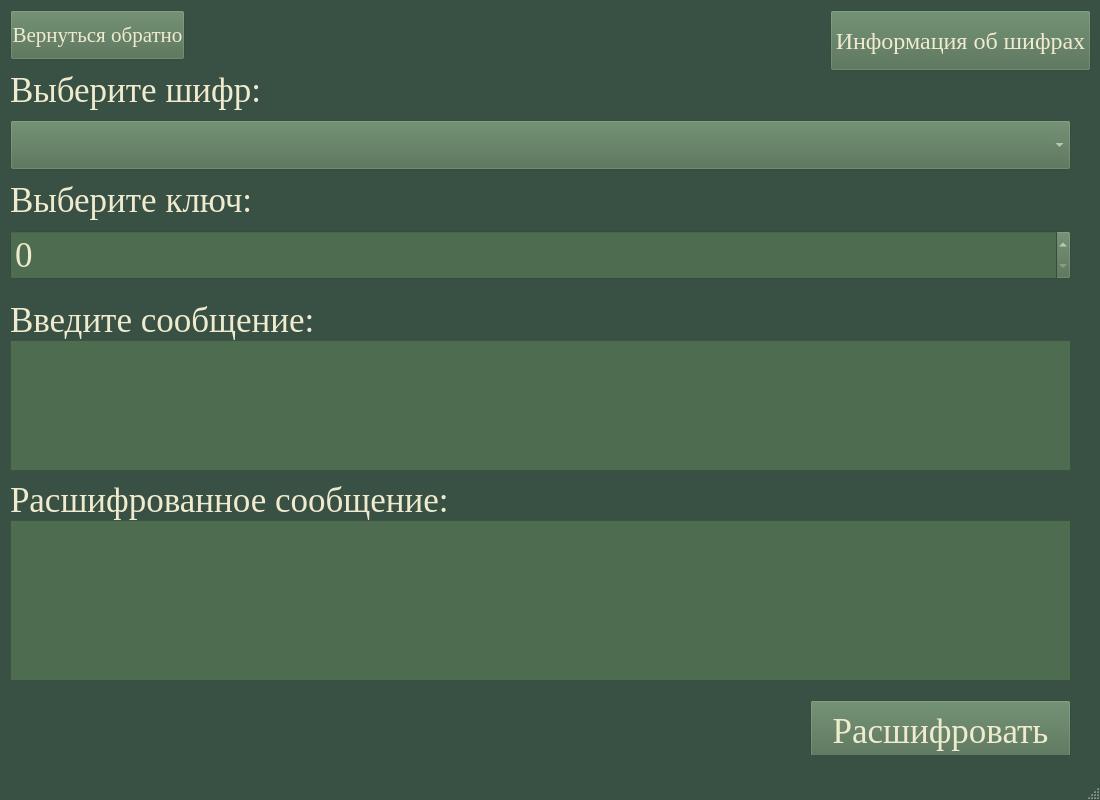
<?xml version="1.0" encoding="UTF-8"?>
<ui version="4.0">
 <class>MainWindow</class>
 <widget class="QMainWindow" name="MainWindow">
  <property name="enabled">
   <bool>true</bool>
  </property>
  <property name="geometry">
   <rect>
    <x>0</x>
    <y>0</y>
    <width>1100</width>
    <height>800</height>
   </rect>
  </property>
  <property name="palette">
   <palette>
    <active>
     <colorrole role="WindowText">
      <brush brushstyle="SolidPattern">
       <color alpha="255">
        <red>240</red>
        <green>235</green>
        <blue>206</blue>
       </color>
      </brush>
     </colorrole>
     <colorrole role="Base">
      <brush brushstyle="SolidPattern">
       <color alpha="255">
        <red>255</red>
        <green>255</green>
        <blue>255</blue>
       </color>
      </brush>
     </colorrole>
     <colorrole role="Window">
      <brush brushstyle="SolidPattern">
       <color alpha="255">
        <red>57</red>
        <green>81</green>
        <blue>68</blue>
       </color>
      </brush>
     </colorrole>
    </active>
    <inactive>
     <colorrole role="WindowText">
      <brush brushstyle="SolidPattern">
       <color alpha="255">
        <red>240</red>
        <green>235</green>
        <blue>206</blue>
       </color>
      </brush>
     </colorrole>
     <colorrole role="Base">
      <brush brushstyle="SolidPattern">
       <color alpha="255">
        <red>255</red>
        <green>255</green>
        <blue>255</blue>
       </color>
      </brush>
     </colorrole>
     <colorrole role="Window">
      <brush brushstyle="SolidPattern">
       <color alpha="255">
        <red>57</red>
        <green>81</green>
        <blue>68</blue>
       </color>
      </brush>
     </colorrole>
    </inactive>
    <disabled>
     <colorrole role="WindowText">
      <brush brushstyle="SolidPattern">
       <color alpha="255">
        <red>120</red>
        <green>120</green>
        <blue>120</blue>
       </color>
      </brush>
     </colorrole>
     <colorrole role="Base">
      <brush brushstyle="SolidPattern">
       <color alpha="255">
        <red>57</red>
        <green>81</green>
        <blue>68</blue>
       </color>
      </brush>
     </colorrole>
     <colorrole role="Window">
      <brush brushstyle="SolidPattern">
       <color alpha="255">
        <red>57</red>
        <green>81</green>
        <blue>68</blue>
       </color>
      </brush>
     </colorrole>
    </disabled>
   </palette>
  </property>
  <property name="font">
   <font>
    <family>Times New Roman</family>
    <pointsize>26</pointsize>
   </font>
  </property>
  <property name="windowTitle">
   <string>Расшифрование</string>
  </property>
  <widget class="QWidget" name="centralwidget">
   <widget class="QLabel" name="label_3">
    <property name="geometry">
     <rect>
      <x>10</x>
      <y>180</y>
      <width>252</width>
      <height>40</height>
     </rect>
    </property>
    <property name="text">
     <string>Выберите ключ:</string>
    </property>
   </widget>
   <widget class="QPushButton" name="pushButton_2">
    <property name="enabled">
     <bool>true</bool>
    </property>
    <property name="geometry">
     <rect>
      <x>810</x>
      <y>700</y>
      <width>261</width>
      <height>61</height>
     </rect>
    </property>
    <property name="palette">
     <palette>
      <active>
       <colorrole role="WindowText">
        <brush brushstyle="SolidPattern">
         <color alpha="255">
          <red>240</red>
          <green>235</green>
          <blue>206</blue>
         </color>
        </brush>
       </colorrole>
       <colorrole role="Button">
        <brush brushstyle="SolidPattern">
         <color alpha="255">
          <red>78</red>
          <green>108</green>
          <blue>80</blue>
         </color>
        </brush>
       </colorrole>
       <colorrole role="Text">
        <brush brushstyle="SolidPattern">
         <color alpha="255">
          <red>240</red>
          <green>235</green>
          <blue>206</blue>
         </color>
        </brush>
       </colorrole>
       <colorrole role="ButtonText">
        <brush brushstyle="SolidPattern">
         <color alpha="255">
          <red>240</red>
          <green>235</green>
          <blue>206</blue>
         </color>
        </brush>
       </colorrole>
       <colorrole role="Base">
        <brush brushstyle="SolidPattern">
         <color alpha="255">
          <red>78</red>
          <green>108</green>
          <blue>80</blue>
         </color>
        </brush>
       </colorrole>
       <colorrole role="Window">
        <brush brushstyle="SolidPattern">
         <color alpha="255">
          <red>78</red>
          <green>108</green>
          <blue>80</blue>
         </color>
        </brush>
       </colorrole>
      </active>
      <inactive>
       <colorrole role="WindowText">
        <brush brushstyle="SolidPattern">
         <color alpha="255">
          <red>240</red>
          <green>235</green>
          <blue>206</blue>
         </color>
        </brush>
       </colorrole>
       <colorrole role="Button">
        <brush brushstyle="SolidPattern">
         <color alpha="255">
          <red>78</red>
          <green>108</green>
          <blue>80</blue>
         </color>
        </brush>
       </colorrole>
       <colorrole role="Text">
        <brush brushstyle="SolidPattern">
         <color alpha="255">
          <red>240</red>
          <green>235</green>
          <blue>206</blue>
         </color>
        </brush>
       </colorrole>
       <colorrole role="ButtonText">
        <brush brushstyle="SolidPattern">
         <color alpha="255">
          <red>240</red>
          <green>235</green>
          <blue>206</blue>
         </color>
        </brush>
       </colorrole>
       <colorrole role="Base">
        <brush brushstyle="SolidPattern">
         <color alpha="255">
          <red>78</red>
          <green>108</green>
          <blue>80</blue>
         </color>
        </brush>
       </colorrole>
       <colorrole role="Window">
        <brush brushstyle="SolidPattern">
         <color alpha="255">
          <red>78</red>
          <green>108</green>
          <blue>80</blue>
         </color>
        </brush>
       </colorrole>
      </inactive>
      <disabled>
       <colorrole role="WindowText">
        <brush brushstyle="SolidPattern">
         <color alpha="255">
          <red>240</red>
          <green>235</green>
          <blue>206</blue>
         </color>
        </brush>
       </colorrole>
       <colorrole role="Button">
        <brush brushstyle="SolidPattern">
         <color alpha="255">
          <red>78</red>
          <green>108</green>
          <blue>80</blue>
         </color>
        </brush>
       </colorrole>
       <colorrole role="Text">
        <brush brushstyle="SolidPattern">
         <color alpha="255">
          <red>240</red>
          <green>235</green>
          <blue>206</blue>
         </color>
        </brush>
       </colorrole>
       <colorrole role="ButtonText">
        <brush brushstyle="SolidPattern">
         <color alpha="255">
          <red>240</red>
          <green>235</green>
          <blue>206</blue>
         </color>
        </brush>
       </colorrole>
       <colorrole role="Base">
        <brush brushstyle="SolidPattern">
         <color alpha="255">
          <red>78</red>
          <green>108</green>
          <blue>80</blue>
         </color>
        </brush>
       </colorrole>
       <colorrole role="Window">
        <brush brushstyle="SolidPattern">
         <color alpha="255">
          <red>78</red>
          <green>108</green>
          <blue>80</blue>
         </color>
        </brush>
       </colorrole>
      </disabled>
     </palette>
    </property>
    <property name="font">
     <font>
      <family>Times New Roman</family>
      <pointsize>26</pointsize>
     </font>
    </property>
    <property name="styleSheet">
     <string notr="true">color: rgb(240, 235, 206);
background-color: rgb(78, 108, 80);</string>
    </property>
    <property name="text">
     <string>Расшифровать</string>
    </property>
   </widget>
   <widget class="QPlainTextEdit" name="plainTextEdit_2">
    <property name="enabled">
     <bool>true</bool>
    </property>
    <property name="geometry">
     <rect>
      <x>10</x>
      <y>520</y>
      <width>1061</width>
      <height>161</height>
     </rect>
    </property>
    <property name="styleSheet">
     <string notr="true">background-color: rgb(78, 108, 80); 
color: rgb(240, 235, 206);</string>
    </property>
    <property name="plainText">
     <string/>
    </property>
   </widget>
   <widget class="QComboBox" name="comboBox">
    <property name="geometry">
     <rect>
      <x>10</x>
      <y>120</y>
      <width>1061</width>
      <height>50</height>
     </rect>
    </property>
    <property name="palette">
     <palette>
      <active>
       <colorrole role="WindowText">
        <brush brushstyle="SolidPattern">
         <color alpha="255">
          <red>240</red>
          <green>235</green>
          <blue>206</blue>
         </color>
        </brush>
       </colorrole>
       <colorrole role="Button">
        <brush brushstyle="SolidPattern">
         <color alpha="255">
          <red>78</red>
          <green>108</green>
          <blue>80</blue>
         </color>
        </brush>
       </colorrole>
       <colorrole role="Text">
        <brush brushstyle="SolidPattern">
         <color alpha="255">
          <red>240</red>
          <green>235</green>
          <blue>206</blue>
         </color>
        </brush>
       </colorrole>
       <colorrole role="BrightText">
        <brush brushstyle="SolidPattern">
         <color alpha="255">
          <red>89</red>
          <green>69</green>
          <blue>69</blue>
         </color>
        </brush>
       </colorrole>
       <colorrole role="ButtonText">
        <brush brushstyle="SolidPattern">
         <color alpha="255">
          <red>240</red>
          <green>235</green>
          <blue>206</blue>
         </color>
        </brush>
       </colorrole>
       <colorrole role="Base">
        <brush brushstyle="SolidPattern">
         <color alpha="255">
          <red>78</red>
          <green>108</green>
          <blue>80</blue>
         </color>
        </brush>
       </colorrole>
       <colorrole role="Window">
        <brush brushstyle="SolidPattern">
         <color alpha="255">
          <red>78</red>
          <green>108</green>
          <blue>80</blue>
         </color>
        </brush>
       </colorrole>
       <colorrole role="Shadow">
        <brush brushstyle="SolidPattern">
         <color alpha="255">
          <red>240</red>
          <green>235</green>
          <blue>206</blue>
         </color>
        </brush>
       </colorrole>
       <colorrole role="Highlight">
        <brush brushstyle="SolidPattern">
         <color alpha="255">
          <red>78</red>
          <green>108</green>
          <blue>80</blue>
         </color>
        </brush>
       </colorrole>
       <colorrole role="HighlightedText">
        <brush brushstyle="SolidPattern">
         <color alpha="255">
          <red>89</red>
          <green>69</green>
          <blue>69</blue>
         </color>
        </brush>
       </colorrole>
      </active>
      <inactive>
       <colorrole role="WindowText">
        <brush brushstyle="SolidPattern">
         <color alpha="255">
          <red>240</red>
          <green>235</green>
          <blue>206</blue>
         </color>
        </brush>
       </colorrole>
       <colorrole role="Button">
        <brush brushstyle="SolidPattern">
         <color alpha="255">
          <red>78</red>
          <green>108</green>
          <blue>80</blue>
         </color>
        </brush>
       </colorrole>
       <colorrole role="Text">
        <brush brushstyle="SolidPattern">
         <color alpha="255">
          <red>240</red>
          <green>235</green>
          <blue>206</blue>
         </color>
        </brush>
       </colorrole>
       <colorrole role="BrightText">
        <brush brushstyle="SolidPattern">
         <color alpha="255">
          <red>89</red>
          <green>69</green>
          <blue>69</blue>
         </color>
        </brush>
       </colorrole>
       <colorrole role="ButtonText">
        <brush brushstyle="SolidPattern">
         <color alpha="255">
          <red>240</red>
          <green>235</green>
          <blue>206</blue>
         </color>
        </brush>
       </colorrole>
       <colorrole role="Base">
        <brush brushstyle="SolidPattern">
         <color alpha="255">
          <red>78</red>
          <green>108</green>
          <blue>80</blue>
         </color>
        </brush>
       </colorrole>
       <colorrole role="Window">
        <brush brushstyle="SolidPattern">
         <color alpha="255">
          <red>78</red>
          <green>108</green>
          <blue>80</blue>
         </color>
        </brush>
       </colorrole>
       <colorrole role="Shadow">
        <brush brushstyle="SolidPattern">
         <color alpha="255">
          <red>105</red>
          <green>105</green>
          <blue>105</blue>
         </color>
        </brush>
       </colorrole>
       <colorrole role="Highlight">
        <brush brushstyle="SolidPattern">
         <color alpha="255">
          <red>78</red>
          <green>108</green>
          <blue>80</blue>
         </color>
        </brush>
       </colorrole>
       <colorrole role="HighlightedText">
        <brush brushstyle="SolidPattern">
         <color alpha="255">
          <red>89</red>
          <green>69</green>
          <blue>69</blue>
         </color>
        </brush>
       </colorrole>
      </inactive>
      <disabled>
       <colorrole role="WindowText">
        <brush brushstyle="SolidPattern">
         <color alpha="255">
          <red>240</red>
          <green>235</green>
          <blue>206</blue>
         </color>
        </brush>
       </colorrole>
       <colorrole role="Button">
        <brush brushstyle="SolidPattern">
         <color alpha="255">
          <red>78</red>
          <green>108</green>
          <blue>80</blue>
         </color>
        </brush>
       </colorrole>
       <colorrole role="Text">
        <brush brushstyle="SolidPattern">
         <color alpha="255">
          <red>240</red>
          <green>235</green>
          <blue>206</blue>
         </color>
        </brush>
       </colorrole>
       <colorrole role="BrightText">
        <brush brushstyle="SolidPattern">
         <color alpha="255">
          <red>89</red>
          <green>69</green>
          <blue>69</blue>
         </color>
        </brush>
       </colorrole>
       <colorrole role="ButtonText">
        <brush brushstyle="SolidPattern">
         <color alpha="255">
          <red>240</red>
          <green>235</green>
          <blue>206</blue>
         </color>
        </brush>
       </colorrole>
       <colorrole role="Base">
        <brush brushstyle="SolidPattern">
         <color alpha="255">
          <red>78</red>
          <green>108</green>
          <blue>80</blue>
         </color>
        </brush>
       </colorrole>
       <colorrole role="Window">
        <brush brushstyle="SolidPattern">
         <color alpha="255">
          <red>78</red>
          <green>108</green>
          <blue>80</blue>
         </color>
        </brush>
       </colorrole>
       <colorrole role="Shadow">
        <brush brushstyle="SolidPattern">
         <color alpha="255">
          <red>0</red>
          <green>0</green>
          <blue>0</blue>
         </color>
        </brush>
       </colorrole>
       <colorrole role="Highlight">
        <brush brushstyle="SolidPattern">
         <color alpha="230">
          <red>255</red>
          <green>248</green>
          <blue>234</blue>
         </color>
        </brush>
       </colorrole>
       <colorrole role="HighlightedText">
        <brush brushstyle="SolidPattern">
         <color alpha="255">
          <red>89</red>
          <green>69</green>
          <blue>69</blue>
         </color>
        </brush>
       </colorrole>
      </disabled>
     </palette>
    </property>
    <property name="font">
     <font>
      <family>Times New Roman</family>
      <pointsize>28</pointsize>
     </font>
    </property>
    <property name="styleSheet">
     <string notr="true">background-color: rgb(78, 108, 80); 
color: rgb(240, 235, 206);</string>
    </property>
   </widget>
   <widget class="QSpinBox" name="spinBox">
    <property name="geometry">
     <rect>
      <x>10</x>
      <y>230</y>
      <width>1061</width>
      <height>50</height>
     </rect>
    </property>
    <property name="styleSheet">
     <string notr="true">background-color: rgb(78, 108, 80); 
color: rgb(240, 235, 206);</string>
    </property>
   </widget>
   <widget class="QPushButton" name="pushButton">
    <property name="enabled">
     <bool>true</bool>
    </property>
    <property name="geometry">
     <rect>
      <x>10</x>
      <y>10</y>
      <width>175</width>
      <height>50</height>
     </rect>
    </property>
    <property name="palette">
     <palette>
      <active>
       <colorrole role="WindowText">
        <brush brushstyle="SolidPattern">
         <color alpha="255">
          <red>240</red>
          <green>235</green>
          <blue>206</blue>
         </color>
        </brush>
       </colorrole>
       <colorrole role="Button">
        <brush brushstyle="SolidPattern">
         <color alpha="255">
          <red>78</red>
          <green>108</green>
          <blue>80</blue>
         </color>
        </brush>
       </colorrole>
       <colorrole role="Text">
        <brush brushstyle="SolidPattern">
         <color alpha="255">
          <red>240</red>
          <green>235</green>
          <blue>206</blue>
         </color>
        </brush>
       </colorrole>
       <colorrole role="ButtonText">
        <brush brushstyle="SolidPattern">
         <color alpha="255">
          <red>240</red>
          <green>235</green>
          <blue>206</blue>
         </color>
        </brush>
       </colorrole>
       <colorrole role="Base">
        <brush brushstyle="SolidPattern">
         <color alpha="255">
          <red>78</red>
          <green>108</green>
          <blue>80</blue>
         </color>
        </brush>
       </colorrole>
       <colorrole role="Window">
        <brush brushstyle="SolidPattern">
         <color alpha="255">
          <red>78</red>
          <green>108</green>
          <blue>80</blue>
         </color>
        </brush>
       </colorrole>
      </active>
      <inactive>
       <colorrole role="WindowText">
        <brush brushstyle="SolidPattern">
         <color alpha="255">
          <red>240</red>
          <green>235</green>
          <blue>206</blue>
         </color>
        </brush>
       </colorrole>
       <colorrole role="Button">
        <brush brushstyle="SolidPattern">
         <color alpha="255">
          <red>78</red>
          <green>108</green>
          <blue>80</blue>
         </color>
        </brush>
       </colorrole>
       <colorrole role="Text">
        <brush brushstyle="SolidPattern">
         <color alpha="255">
          <red>240</red>
          <green>235</green>
          <blue>206</blue>
         </color>
        </brush>
       </colorrole>
       <colorrole role="ButtonText">
        <brush brushstyle="SolidPattern">
         <color alpha="255">
          <red>240</red>
          <green>235</green>
          <blue>206</blue>
         </color>
        </brush>
       </colorrole>
       <colorrole role="Base">
        <brush brushstyle="SolidPattern">
         <color alpha="255">
          <red>78</red>
          <green>108</green>
          <blue>80</blue>
         </color>
        </brush>
       </colorrole>
       <colorrole role="Window">
        <brush brushstyle="SolidPattern">
         <color alpha="255">
          <red>78</red>
          <green>108</green>
          <blue>80</blue>
         </color>
        </brush>
       </colorrole>
      </inactive>
      <disabled>
       <colorrole role="WindowText">
        <brush brushstyle="SolidPattern">
         <color alpha="255">
          <red>240</red>
          <green>235</green>
          <blue>206</blue>
         </color>
        </brush>
       </colorrole>
       <colorrole role="Button">
        <brush brushstyle="SolidPattern">
         <color alpha="255">
          <red>78</red>
          <green>108</green>
          <blue>80</blue>
         </color>
        </brush>
       </colorrole>
       <colorrole role="Text">
        <brush brushstyle="SolidPattern">
         <color alpha="255">
          <red>240</red>
          <green>235</green>
          <blue>206</blue>
         </color>
        </brush>
       </colorrole>
       <colorrole role="ButtonText">
        <brush brushstyle="SolidPattern">
         <color alpha="255">
          <red>240</red>
          <green>235</green>
          <blue>206</blue>
         </color>
        </brush>
       </colorrole>
       <colorrole role="Base">
        <brush brushstyle="SolidPattern">
         <color alpha="255">
          <red>78</red>
          <green>108</green>
          <blue>80</blue>
         </color>
        </brush>
       </colorrole>
       <colorrole role="Window">
        <brush brushstyle="SolidPattern">
         <color alpha="255">
          <red>78</red>
          <green>108</green>
          <blue>80</blue>
         </color>
        </brush>
       </colorrole>
      </disabled>
     </palette>
    </property>
    <property name="font">
     <font>
      <family>Times New Roman</family>
      <pointsize>16</pointsize>
     </font>
    </property>
    <property name="styleSheet">
     <string notr="true">color: rgb(240, 235, 206);
background-color: rgb(78, 108, 80);</string>
    </property>
    <property name="text">
     <string>Вернуться обратно</string>
    </property>
   </widget>
   <widget class="QLabel" name="label">
    <property name="geometry">
     <rect>
      <x>10</x>
      <y>70</y>
      <width>252</width>
      <height>40</height>
     </rect>
    </property>
    <property name="text">
     <string>Выберите шифр:</string>
    </property>
   </widget>
   <widget class="QLabel" name="label_2">
    <property name="geometry">
     <rect>
      <x>10</x>
      <y>300</y>
      <width>302</width>
      <height>40</height>
     </rect>
    </property>
    <property name="text">
     <string>Введите сообщение:</string>
    </property>
   </widget>
   <widget class="QLabel" name="label_4">
    <property name="geometry">
     <rect>
      <x>10</x>
      <y>480</y>
      <width>441</width>
      <height>40</height>
     </rect>
    </property>
    <property name="text">
     <string>Расшифрованное сообщение:</string>
    </property>
   </widget>
   <widget class="QPlainTextEdit" name="plainTextEdit">
    <property name="enabled">
     <bool>true</bool>
    </property>
    <property name="geometry">
     <rect>
      <x>10</x>
      <y>340</y>
      <width>1061</width>
      <height>131</height>
     </rect>
    </property>
    <property name="styleSheet">
     <string notr="true">background-color: rgb(78, 108, 80); 
color: rgb(240, 235, 206);</string>
    </property>
    <property name="plainText">
     <string/>
    </property>
   </widget>
   <widget class="QPushButton" name="pushButton_3">
    <property name="geometry">
     <rect>
      <x>830</x>
      <y>10</y>
      <width>261</width>
      <height>61</height>
     </rect>
    </property>
    <property name="font">
     <font>
      <pointsize>18</pointsize>
     </font>
    </property>
    <property name="styleSheet">
     <string notr="true">color: rgb(240, 235, 206);
background-color: rgb(78, 108, 80);</string>
    </property>
    <property name="text">
     <string>Информация об шифрах</string>
    </property>
   </widget>
  </widget>
  <widget class="QMenuBar" name="menubar">
   <property name="geometry">
    <rect>
     <x>0</x>
     <y>0</y>
     <width>1100</width>
     <height>21</height>
    </rect>
   </property>
  </widget>
  <widget class="QStatusBar" name="statusbar"/>
 </widget>
 <resources/>
 <connections/>
</ui>
